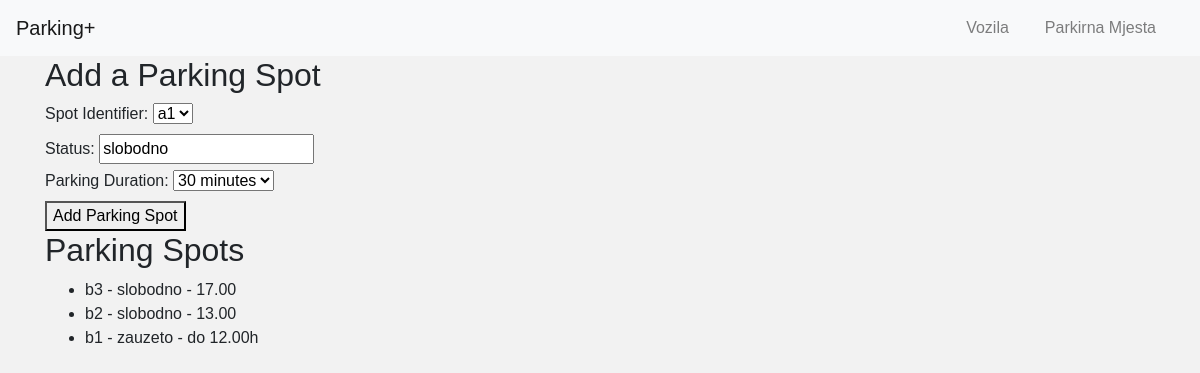
The app's page /parkirna_mjesta, older data.
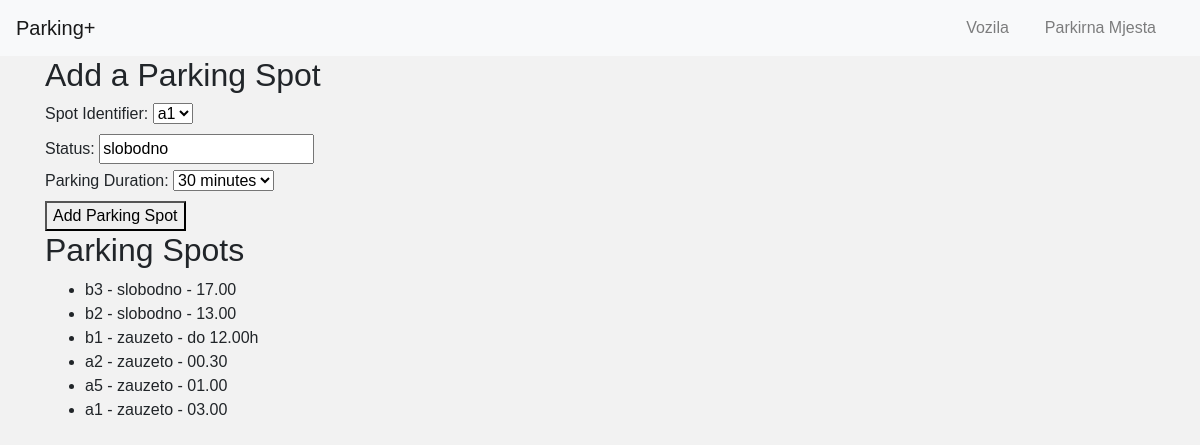
The same page, newer data.
### tables this page shows
CREATE TABLE ParkirnoMjesto (
    IdentifikatorMjesta TEXT PRIMARY KEY,
    Status TEXT NOT NULL,
    VrijemeParkiranja TEXT
);

### app.py (the view, shortened to what this page needs)
@app.route('/parkirna_mjesta', methods=('GET', 'POST'))
def parkirna_mjesta():
    conn = get_db_connection()
    parkirna_mjesta = conn.execute('SELECT * FROM ParkirnoMjesto').fetchall()
    spots = generate_parking_spots()
    conn.close()
    return render_template('parkirna_mjesta.html', parkirna_mjesta=parkirna_mjesta, spots=spots)

### app.py (called while the page is built)
def get_db_connection():
    conn = sqlite3.connect(DATABASE)
    conn.row_factory = sqlite3.Row
    return conn

def generate_parking_spots():
    spots = []
    for letter in string.ascii_lowercase[:6]:
        for number in range(1, 10):
            spots.append(f"{letter}{number}")
    return spots

### templates/parkirna_mjesta.html (shortened to what this page needs)
{% extends "base.html" %}
{% block content %}
<h2>Add a Parking Spot</h2>
<form method="post">
    <label for="IdentifikatorMjesta">Spot Identifier:</label>
    <select id="IdentifikatorMjesta" name="IdentifikatorMjesta">
        {% for spot in spots %}
        <option value="{{ spot }}">{{ spot }}</option>
        {% endfor %}
    </select><br>
    <label for="Status">Status:</label>
    <input type="text" id="Status" name="Status" value="slobodno" required><br>
    <label for="VrijemeParkiranja">Parking Duration:</label>
    <select id="VrijemeParkiranja" name="VrijemeParkiranja">
        <option value="00.30">30 minutes</option>
    </select><br>
    <button type="submit">Add Parking Spot</button>
</form>
<h2>Parking Spots</h2>
<ul>
    {% for mjesto in parkirna_mjesta %}
        <li>{{ mjesto.IdentifikatorMjesta }} - {{ mjesto.Status }} - {{ mjesto.VrijemeParkiranja }}</li>
    {% endfor %}
</ul>
{% endblock %}

Row changes from the older to the newer data that the page shows:
added ParkirnoMjesto: IdentifikatorMjesta "a2", Status "zauzeto", VrijemeParkiranja "00.30"
added ParkirnoMjesto: IdentifikatorMjesta "a5", Status "zauzeto", VrijemeParkiranja "01.00"
added ParkirnoMjesto: IdentifikatorMjesta "a1", Status "zauzeto", VrijemeParkiranja "03.00"
